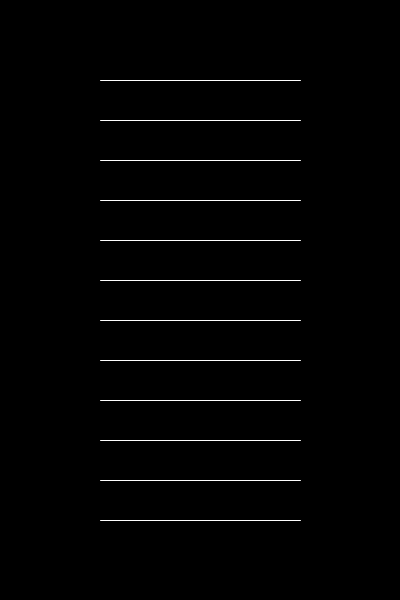
Frame 1 (no input)
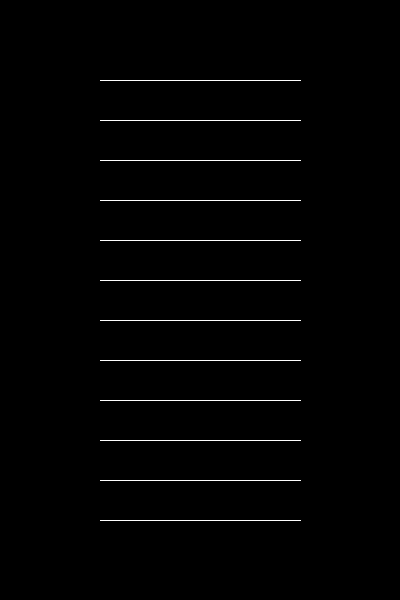
Frame 60 (the mouse pressed at the canvas centre just before this capture)
Frame 120 (the mouse held since frame 60 and released just before this capture): identical to frame 60, image omitted

The Processing sketch that drew these frames (run headless with seeded random() and noise(); from frame 60 on, the mouse is pressed at the canvas centre):

// Processing sketch: moving_barcode
// ── moving_barcode.pde
//trevor roddy october 3rd
//generative art mimicing a barcode but moving

bars[] thebar = new bars[12];

  void setup() {
  size(400,600);
  background(0);
  for (int k = 0; k < thebar.length; k++){
     thebar[k] = new bars();
     thebar[k].the_y = (80 + (40 * k));
  }
}

  
  void draw() {
  for (int k = 0; k < thebar.length; k++){
     thebar[k].calculate();
     thebar[k].display();
  }
}

// ── thebars.pde
class bars {  
  int the_y;
   void calculate() {
     
   }
   
   void display() {
     stroke(255);
     line(100,the_y,300,the_y);
   }
}
